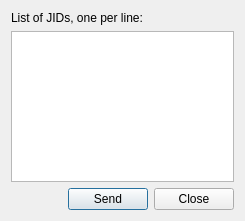
<?xml version="1.0" encoding="UTF-8"?>
<ui version="4.0">
 <class>SendInvitations</class>
 <widget class="QDialog" name="SendInvitations">
  <property name="geometry">
   <rect>
    <x>0</x>
    <y>0</y>
    <width>245</width>
    <height>221</height>
   </rect>
  </property>
  <layout class="QGridLayout" name="gridLayout">
   <item row="0" column="0">
    <widget class="QLabel" name="label">
     <property name="text">
      <string extracomment="JID is a Jabber Identifier, http://en.wikipedia.org/wiki/XMPP#Decentralization_and_addressing . It's ok not to translate &quot;JID&quot;, e.g. you can just copy-paste &quot;JID&quot; to your translation">List of JIDs, one per line:</string>
     </property>
    </widget>
   </item>
   <item row="1" column="0">
    <widget class="QPlainTextEdit" name="plainTextEdit"/>
   </item>
   <item row="2" column="0">
    <layout class="QHBoxLayout" name="horizontalLayout">
     <item>
      <spacer name="horizontalSpacer">
       <property name="orientation">
        <enum>Qt::Horizontal</enum>
       </property>
       <property name="sizeHint" stdset="0">
        <size>
         <width>0</width>
         <height>20</height>
        </size>
       </property>
      </spacer>
     </item>
     <item>
      <widget class="QPushButton" name="pushSend">
       <property name="text">
        <string extracomment="This is the label on a button that user pushes to issue the command">Send</string>
       </property>
      </widget>
     </item>
     <item>
      <widget class="QPushButton" name="pushClose">
       <property name="text">
        <string extracomment="This is the label on a button that user pushes to issue the command">Close</string>
       </property>
      </widget>
     </item>
    </layout>
   </item>
  </layout>
 </widget>
 <tabstops>
  <tabstop>plainTextEdit</tabstop>
  <tabstop>pushSend</tabstop>
  <tabstop>pushClose</tabstop>
 </tabstops>
 <resources/>
 <connections>
  <connection>
   <sender>pushClose</sender>
   <signal>clicked()</signal>
   <receiver>SendInvitations</receiver>
   <slot>accept()</slot>
   <hints>
    <hint type="sourcelabel">
     <x>264</x>
     <y>249</y>
    </hint>
    <hint type="destinationlabel">
     <x>267</x>
     <y>303</y>
    </hint>
   </hints>
  </connection>
  <connection>
   <sender>pushSend</sender>
   <signal>clicked()</signal>
   <receiver>SendInvitations</receiver>
   <slot>slotSend()</slot>
   <hints>
    <hint type="sourcelabel">
     <x>164</x>
     <y>248</y>
    </hint>
    <hint type="destinationlabel">
     <x>165</x>
     <y>281</y>
    </hint>
   </hints>
  </connection>
 </connections>
 <slots>
  <slot>slotSend()</slot>
 </slots>
</ui>
